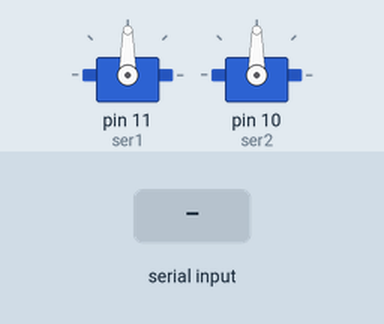
Simulated run of this sketch. Board: Arduino Uno, built with avr-gcc and run on an emulated ATmega328P. Shown: 2 × servo. The inputs (shaded band) are chosen by the test bench.

Above: at 1.2 s.
1.3 s: "M1\n" received over Serial
At 3.2 s:
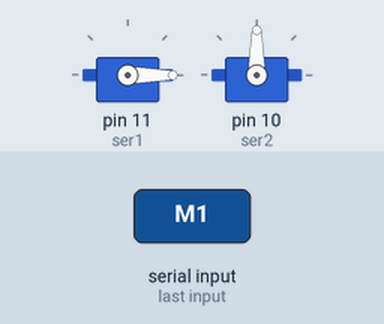
3.8 s: "M2\n" received over Serial
At 5.1 s:
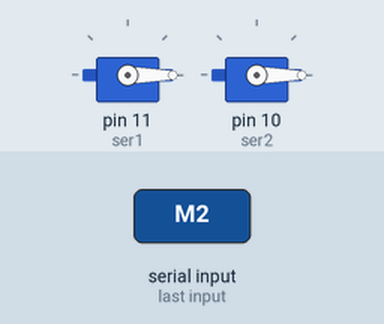
Timing chart, 0 to 6.8 s (numbered marks = the images above; inputs shaded):
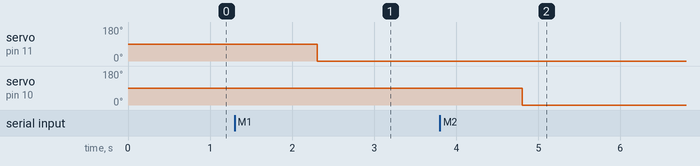

The sketch:

LAB9_Arduino_Servo.ino
```cpp
//  Robin Lutwick
//  Advanced Embedded II
//  Lab 9 Arduino Code
#include <Servo.h>
Servo ser1,ser2;  //these are my two servos which will be connected to pins 11 & 10 on the arduino

int pos;
//int pos2 = 0;

void setup(){

 Serial.begin(9600);
 ser1.attach(11);  // attaches the servo on pin 11
 ser2.attach(10);  // attaches the servo on pin 10

}

void loop(){
  String data; //declaration q

 if(Serial.available()>0){

   data = Serial.readStringUntil('\n'); //read my string data up until a new line char

   if (data == "M1"){ //ifdata is Motor 1 then read the data until end, convert string to integer and then tell my servo where to go

     data = Serial.readStringUntil('\n');
     pos = data.toInt();
     ser1.write(pos);   //writing the int angle value to the servo motor

   }


   if (data == "M2"){

     data = Serial.readStringUntil('\n');
     pos = data.toInt();
     ser2.write(pos);

   }

   Serial.flush(); //this will clear the serial buffer
   delay(20); //wait for the system to change

 }
}

//this is what you gave us in the lab period
//#include <Servo.h>
//Servo RCservo1;
//
//void setup() {
//  // put your setup code here, to run once:
//
//  Serial.begin(9600);
//  RCservo.attach(10);
//
//}
//
//void loop() {
//  // put your main code here, to run repeatedly:
//  if(Serial.avaliable()>0)){
//    dato = Serial.parseInt();
//    RCservo1.write(dato);
//    delay(1000);
//
//  }
//
//}
```

Measured:
- after the input at 1.3 s, servo on pin 11 (ser1): 90° → 0° after 1.0 s
- after the input at 3.8 s, servo on pin 10 (ser2): 90° → 0° after 1.0 s
